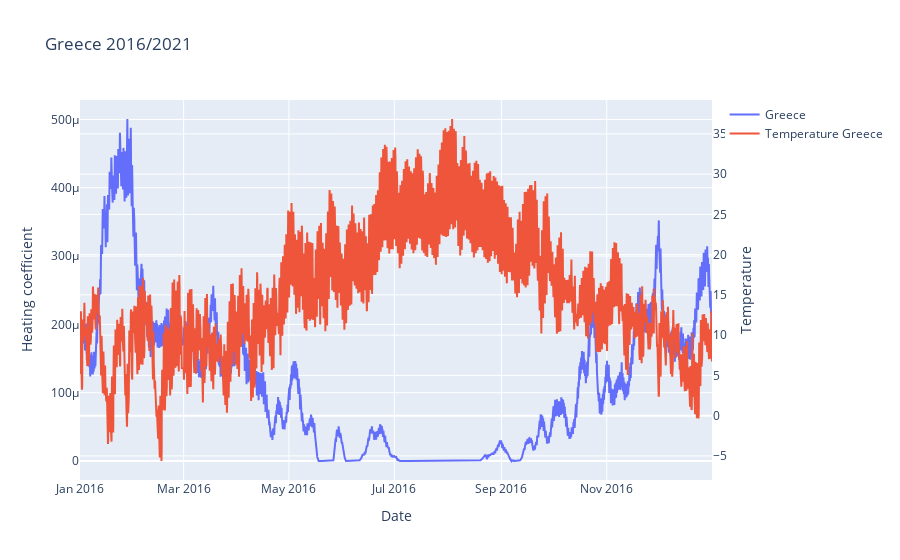

Notebook code cell kept with this figure:
### Code cell
fig = go.Figure()
fig.add_trace(go.Scatter(x=data_FR.index, y=data_GR, mode='lines', name='Greece'))
fig.add_trace(go.Scatter(x=data_FR.index, y=temp_GR[0], mode='lines', name='Temperature Greece', yaxis='y2'))

# Update layout for secondary y-axis
fig.update_layout(yaxis2=dict(title='Temperature', overlaying='y', side='right'))
fig.update_layout(title='Greece 2016/2021',
                  xaxis_title='Date',
                  yaxis_title='Heating coefficient')

fig.show()

### Figure 1 — Plotly figure (JSON) as saved in the notebook; plotly's stock layout.template omitted (floating-point values rounded to 4 significant figures; data arrays with more than 128 entries replaced by an {"elided": "..."} marker saying what was removed)
{"data": [{"mode": "lines", "name": "Greece", "type": "scatter", "x": {"elided": "8760 str values"}, "y": {"elided": "8760 float values"}}, {"mode": "lines", "name": "Temperature Greece", "type": "scatter", "x": {"elided": "8760 str values"}, "y": {"elided": "8760 float values"}, "yaxis": "y2"}], "layout": {"title": {"text": "Greece 2016/2021"}, "xaxis": {"title": {"text": "Date"}}, "yaxis": {"title": {"text": "Heating coefficient"}}, "yaxis2": {"overlaying": "y", "side": "right", "title": {"text": "Temperature"}}}}
